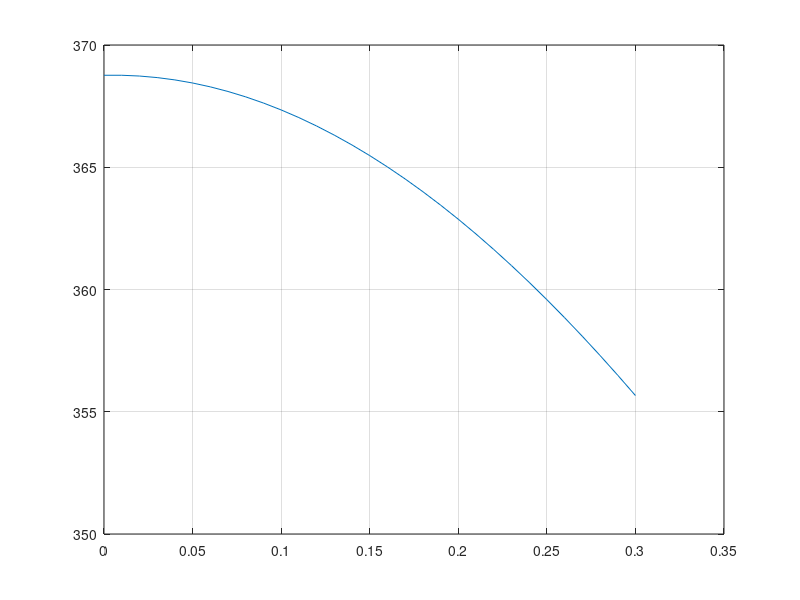

This figure's MATLAB source:
clc; clear; close all

k = 0.16; R = 0.3; h = 85; Tinf = 300;
dr = 0.01; r = 0:dr:R; n = length(r); % solution A
%n = 100;    dr = (R-0)/n;    r = @(i) (i-1)*dr;  % solution B
j = zeros(n); b = zeros(n,1);
T = ones(n,1) * 350;  err = 1;
%m = 1;
while err > 1e-4 % newton-rafson loop
    for i = 2:n - 1  % calculating coefficients
        j(i,i-1) = 0.16*T(i)*r(i);
        j(i,i)   = -0.16*r(i+1)*T(i+1)-0.16*2*r(i)*T(i)+0.16*r(i)*T(i-1)+100*r(i)*dr^2*1.4*(T(i)-Tinf)^0.4;
        j(i,i+1) = 0.16*2*r(i+1)*T(i+1)-0.16*r(i+1)*T(i);
        b(i)     = -(0.16*r(i+1)*T(i+1)^2-0.16*r(i+1)*T(i+1)*T(i)-0.16*r(i)*T(i)^2+0.16*r(i)*T(i)*T(i-1)+100*r(i)*dr^2*(T(i)-Tinf)^1.4);
    end
    j(1,1) = -1; j(1,2) = 1; b(1) = -(T(2) - T(1));
    j(n,n)= 0.16*2*T(n)+h*dr-0.16*T(n-1); j(n,n-1) = -0.16*T(n); b(n) = -(0.16*T(n)^2+h*dr*T(n)-0.16*T(n)*T(n-1)- h*dr*Tinf);
    dx = j\b;
    err = max(abs(dx));
    T = T + dx;
    %m = m + 1;
end
% solution A
plot(r,T); grid
%disp(m)
% solution B
%plot(r(1:n),T); grid




